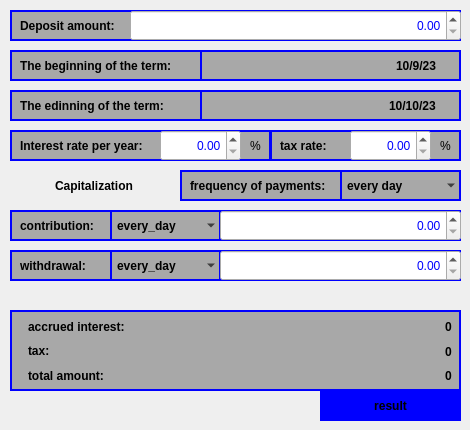
    <widget class="QWidget" name="tab">
     <attribute name="title">
      <string>Deposit Calc</string>
     </attribute>
     <widget class="QLabel" name="deposit_amount_text">
      <property name="geometry">
       <rect>
        <x>10</x>
        <y>10</y>
        <width>451</width>
        <height>31</height>
       </rect>
      </property>
      <property name="styleSheet">
       <string notr="true">QLabel {
    background-color: rgba(0, 0, 0, 0.3); /* Задний план */
    color: palette(WindowText); /* Цвет текста */
    border: 2px solid palette(Link); /* Рамка */
    padding: 5px; /* Отступ внутри QLabel */
    font-family: Arial, sans-serif;
    font-weight: bold; /* Для пожирнения шрифта */
}
</string>
      </property>
      <property name="text">
       <string>Deposit amount:</string>
      </property>
     </widget>
     <widget class="QLabel" name="beginning_of_the_term_text">
      <property name="geometry">
       <rect>
        <x>10</x>
        <y>50</y>
        <width>451</width>
        <height>31</height>
       </rect>
      </property>
      <property name="styleSheet">
       <string notr="true">QLabel {
    background-color: rgba(0, 0, 0, 0.3); /* Задний план */
    color: palette(WindowText); /* Цвет текста */
    border: 2px solid palette(Link); /* Рамка */
    padding: 5px; /* Отступ внутри QLabel */
    font-family: Arial, sans-serif;
    font-weight: bold; /* Для пожирнения шрифта */
}
</string>
      </property>
      <property name="text">
       <string>The beginning of the term:</string>
      </property>
     </widget>
     <widget class="QDateEdit" name="begin_date">
      <property name="geometry">
       <rect>
        <x>200</x>
        <y>50</y>
        <width>261</width>
        <height>31</height>
       </rect>
      </property>
      <property name="layoutDirection">
       <enum>Qt::LeftToRight</enum>
      </property>
      <property name="styleSheet">
       <string notr="true">QDateEdit {
    background-color: rgba(0, 0, 0, 0);
    border: 2px solid palette(Link);
    color: palette(WindowText); /* Цвет текста */
    padding: 5px; /* Отступ внутри QLabel */
    font-family: Arial, sans-serif;
    font-weight: bold; /* Для пожирнения шрифта */
}
 
QDateEdit:hover {
    background-color:  rgba(0, 0, 0, 0);
    border: 2px solid palette(Link);
    color: palette(Link); /* Цвет текста */
    padding: 5px; /* Отступ внутри QLabel */
    font-family: Arial, sans-serif;
    font-weight: bold; /* Для пожирнения шрифта */
}
</string>
      </property>
      <property name="alignment">
       <set>Qt::AlignRight|Qt::AlignTrailing|Qt::AlignVCenter</set>
      </property>
      <property name="dateTime">
       <datetime>
        <hour>0</hour>
        <minute>0</minute>
        <second>0</second>
        <year>2023</year>
        <month>9</month>
        <day>10</day>
       </datetime>
      </property>
      <property name="displayFormat">
       <string>d/M/yy</string>
      </property>
     </widget>
     <widget class="QLabel" name="deposit_interest_rate_text">
      <property name="geometry">
       <rect>
        <x>10</x>
        <y>130</y>
        <width>261</width>
        <height>31</height>
       </rect>
      </property>
      <property name="styleSheet">
       <string notr="true">QLabel {
    background-color: rgba(0, 0, 0, 0.3); /* Задний план */
    color: palette(WindowText); /* Цвет текста */
    border: 2px solid palette(Link); /* Рамка */
    padding: 5px; /* Отступ внутри QLabel */
    font-family: Arial, sans-serif;
    font-weight: bold; /* Для пожирнения шрифта */
}
</string>
      </property>
      <property name="text">
       <string>Interest rate per year:</string>
      </property>
     </widget>
     <widget class="QLabel" name="text_procent_two">
      <property name="geometry">
       <rect>
        <x>250</x>
        <y>130</y>
        <width>21</width>
        <height>31</height>
       </rect>
      </property>
      <property name="styleSheet">
       <string notr="true">QLineEdit {
    background-color: rgba(0, 0, 0, 0);
    border: none;
    color: palette(WindowText); /* Цвет текста */
    padding: 5px; /* Отступ внутри QLabel */
    font-family: Arial, sans-serif;
    font-weight: bold; /* Для пожирнения шрифта */
}</string>
      </property>
      <property name="text">
       <string>%</string>
      </property>
     </widget>
     <widget class="QLabel" name="ending_of_the_term_text">
      <property name="geometry">
       <rect>
        <x>10</x>
        <y>90</y>
        <width>451</width>
        <height>31</height>
       </rect>
      </property>
      <property name="styleSheet">
       <string notr="true">QLabel {
    background-color: rgba(0, 0, 0, 0.3); /* Задний план */
    color: palette(WindowText); /* Цвет текста */
    border: 2px solid palette(Link); /* Рамка */
    padding: 5px; /* Отступ внутри QLabel */
    font-family: Arial, sans-serif;
    font-weight: bold; /* Для пожирнения шрифта */
}
</string>
      </property>
      <property name="text">
       <string>The edinning of the term:</string>
      </property>
     </widget>
     <widget class="QDateEdit" name="ending_date">
      <property name="geometry">
       <rect>
        <x>200</x>
        <y>90</y>
        <width>261</width>
        <height>31</height>
       </rect>
      </property>
      <property name="layoutDirection">
       <enum>Qt::LeftToRight</enum>
      </property>
      <property name="styleSheet">
       <string notr="true">QDateEdit {
    background-color: rgba(0, 0, 0, 0);
    border: 2px solid palette(Link);
    color: palette(WindowText); /* Цвет текста */
    padding: 5px; /* Отступ внутри QLabel */
    font-family: Arial, sans-serif;
    font-weight: bold; /* Для пожирнения шрифта */
}
 
QDateEdit:hover {
    background-color:  rgba(0, 0, 0, 0);
    border: 2px solid palette(Link);
    color: palette(Link); /* Цвет текста */
    padding: 5px; /* Отступ внутри QLabel */
    font-family: Arial, sans-serif;
    font-weight: bold; /* Для пожирнения шрифта */
}
</string>
      </property>
      <property name="alignment">
       <set>Qt::AlignRight|Qt::AlignTrailing|Qt::AlignVCenter</set>
      </property>
      <property name="dateTime">
       <datetime>
        <hour>0</hour>
        <minute>0</minute>
        <second>0</second>
        <year>2023</year>
        <month>10</month>
        <day>10</day>
       </datetime>
      </property>
      <property name="displayFormat">
       <string>d/M/yy</string>
      </property>
     </widget>
     <widget class="QLabel" name="tax_rate_text">
      <property name="geometry">
       <rect>
        <x>270</x>
        <y>130</y>
        <width>191</width>
        <height>31</height>
       </rect>
      </property>
      <property name="styleSheet">
       <string notr="true">QLabel {
    background-color: rgba(0, 0, 0, 0.3); /* Задний план */
    color: palette(WindowText); /* Цвет текста */
    border: 2px solid palette(Link); /* Рамка */
    padding: 5px; /* Отступ внутри QLabel */
    font-family: Arial, sans-serif;
    font-weight: bold; /* Для пожирнения шрифта */
}
</string>
      </property>
      <property name="text">
       <string>tax rate:</string>
      </property>
     </widget>
     <widget class="QLabel" name="text_procent_three">
      <property name="geometry">
       <rect>
        <x>440</x>
        <y>130</y>
        <width>20</width>
        <height>31</height>
       </rect>
      </property>
      <property name="styleSheet">
       <string notr="true">QLineEdit {
    background-color: rgba(0, 0, 0, 0);
    border: none;
    color: palette(WindowText); /* Цвет текста */
    padding: 5px; /* Отступ внутри QLabel */
    font-family: Arial, sans-serif;
    font-weight: bold; /* Для пожирнения шрифта */
}</string>
      </property>
      <property name="text">
       <string>%</string>
      </property>
     </widget>
     <widget class="QCheckBox" name="capitalization">
      <property name="geometry">
       <rect>
        <x>30</x>
        <y>170</y>
        <width>151</width>
        <height>31</height>
       </rect>
      </property>
      <property name="styleSheet">
       <string notr="true">QCheckBox {
    background-color: rgba(0, 0, 0, 0);
    border: none;
    color: palette(WindowText); /* Цвет текста */
    padding: 5px; /* Отступ внутри QLabel */
    font-family: Arial, sans-serif;
    font-weight: bold; /* Для пожирнения шрифта */
}</string>
      </property>
      <property name="text">
       <string>Capitalization</string>
      </property>
     </widget>
     <widget class="QLabel" name="deposit_text">
      <property name="geometry">
       <rect>
        <x>10</x>
        <y>210</y>
        <width>451</width>
        <height>31</height>
       </rect>
      </property>
      <property name="styleSheet">
       <string notr="true">QLabel {
    background-color: rgba(0, 0, 0, 0.3); /* Задний план */
    color: palette(WindowText); /* Цвет текста */
    border: 2px solid palette(Link); /* Рамка */
    padding: 5px; /* Отступ внутри QLabel */
    font-family: Arial, sans-serif;
    font-weight: bold; /* Для пожирнения шрифта */
}
</string>
      </property>
      <property name="text">
       <string>contribution:</string>
      </property>
     </widget>
     <widget class="QLabel" name="withdrawal_text">
      <property name="geometry">
       <rect>
        <x>10</x>
        <y>250</y>
        <width>451</width>
        <height>31</height>
       </rect>
      </property>
      <property name="styleSheet">
       <string notr="true">QLabel {
    background-color: rgba(0, 0, 0, 0.3); /* Задний план */
    color: palette(WindowText); /* Цвет текста */
    border: 2px solid palette(Link); /* Рамка */
    padding: 5px; /* Отступ внутри QLabel */
    font-family: Arial, sans-serif;
    font-weight: bold; /* Для пожирнения шрифта */
}
</string>
      </property>
      <property name="text">
       <string>withdrawal:</string>
      </property>
     </widget>
     <widget class="QComboBox" name="deposit_mode">
      <property name="geometry">
       <rect>
        <x>110</x>
        <y>210</y>
        <width>111</width>
        <height>31</height>
       </rect>
      </property>
      <property name="layoutDirection">
       <enum>Qt::LeftToRight</enum>
      </property>
      <property name="styleSheet">
       <string notr="true">QComboBox {
    background-color: rgba(0, 0, 0, 0);
    border: 2px solid palette(Link);
    color: palette(WindowText); /* Цвет текста */
    padding: 5px; /* Отступ внутри QLabel */
    font-family: Arial, sans-serif;
    font-weight: bold; /* Для пожирнения шрифта */
}
 
QComboBox:hover {
    background-color:  rgba(0, 0, 0, 0);
    border: 2px solid palette(Link);
    color: palette(Link); /* Цвет текста */
    padding: 5px; /* Отступ внутри QLabel */
    font-family: Arial, sans-serif;
    font-weight: bold; /* Для пожирнения шрифта */
}
</string>
      </property>
      <item>
       <property name="text">
        <string>every_day</string>
       </property>
      </item>
      <item>
       <property name="text">
        <string>every month</string>
       </property>
      </item>
      <item>
       <property name="text">
        <string>quarter of a year</string>
       </property>
      </item>
      <item>
       <property name="text">
        <string>every six months</string>
       </property>
      </item>
      <item>
       <property name="text">
        <string>once a year</string>
       </property>
      </item>
     </widget>
     <widget class="QComboBox" name="withdrawal_mode">
      <property name="geometry">
       <rect>
        <x>110</x>
        <y>250</y>
        <width>111</width>
        <height>31</height>
       </rect>
      </property>
      <property name="layoutDirection">
       <enum>Qt::LeftToRight</enum>
      </property>
      <property name="styleSheet">
       <string notr="true">QComboBox {
    background-color: rgba(0, 0, 0, 0);
    border: 2px solid palette(Link);
    color: palette(WindowText); /* Цвет текста */
    padding: 5px; /* Отступ внутри QLabel */
    font-family: Arial, sans-serif;
    font-weight: bold; /* Для пожирнения шрифта */
}
 
QComboBox:hover {
    background-color:  rgba(0, 0, 0, 0);
    border: 2px solid palette(Link);
    color: palette(Link); /* Цвет текста */
    padding: 5px; /* Отступ внутри QLabel */
    font-family: Arial, sans-serif;
    font-weight: bold; /* Для пожирнения шрифта */
}
</string>
      </property>
      <item>
       <property name="text">
        <string>every_day</string>
       </property>
      </item>
      <item>
       <property name="text">
        <string>every month</string>
       </property>
      </item>
      <item>
       <property name="text">
        <string>quarter of a year</string>
       </property>
      </item>
      <item>
       <property name="text">
        <string>every six months</string>
       </property>
      </item>
      <item>
       <property name="text">
        <string>once a year</string>
       </property>
      </item>
     </widget>
     <widget class="QLabel" name="interest_rate_8">
      <property name="geometry">
       <rect>
        <x>10</x>
        <y>310</y>
        <width>451</width>
        <height>81</height>
       </rect>
      </property>
      <property name="styleSheet">
       <string notr="true">QLabel {
    background-color: rgba(0, 0, 0, 0.3); /* Задний план */
    color: palette(WindowText); /* Цвет текста */
    border: 2px solid palette(Link); /* Рамка */
    padding: 5px; /* Отступ внутри QLabel */
    font-family: Arial, sans-serif;
    font-weight: bold; /* Для пожирнения шрифта */
}
</string>
      </property>
      <property name="text">
       <string notr="true"/>
      </property>
      <property name="alignment">
       <set>Qt::AlignLeading|Qt::AlignLeft|Qt::AlignTop</set>
      </property>
     </widget>
     <widget class="QLabel" name="tax_text">
      <property name="geometry">
       <rect>
        <x>20</x>
        <y>340</y>
        <width>131</width>
        <height>21</height>
       </rect>
      </property>
      <property name="font">
       <font>
        <family>Arial</family>
        <bold>true</bold>
       </font>
      </property>
      <property name="styleSheet">
       <string notr="true">QLabel {
    background-color: rgba(0, 0, 0, 0);
    border: none;
    color: palette(WindowText); /* Цвет текста */
    padding: 5px; /* Отступ внутри QLabel */
    font-family: Arial, sans-serif;
    font-weight: bold; /* Для пожирнения шрифта */
}

</string>
      </property>
      <property name="text">
       <string>tax:</string>
      </property>
     </widget>
     <widget class="QLabel" name="total_amount_text">
      <property name="geometry">
       <rect>
        <x>20</x>
        <y>360</y>
        <width>111</width>
        <height>31</height>
       </rect>
      </property>
      <property name="font">
       <font>
        <family>Arial</family>
        <bold>true</bold>
       </font>
      </property>
      <property name="styleSheet">
       <string notr="true">QLabel {
    background-color: rgba(0, 0, 0, 0);
    border: none;
    color: palette(WindowText); /* Цвет текста */
    padding: 5px; /* Отступ внутри QLabel */
    font-family: Arial, sans-serif;
    font-weight: bold; /* Для пожирнения шрифта */
}

</string>
      </property>
      <property name="text">
       <string>total amount:</string>
      </property>
     </widget>
     <widget class="QLabel" name="accrued_interest_text">
      <property name="geometry">
       <rect>
        <x>20</x>
        <y>311</y>
        <width>131</width>
        <height>31</height>
       </rect>
      </property>
      <property name="font">
       <font>
        <family>Arial</family>
        <bold>true</bold>
       </font>
      </property>
      <property name="styleSheet">
       <string notr="true">QLabel {
    background-color: rgba(0, 0, 0, 0);
    border: none;
    color: palette(WindowText); /* Цвет текста */
    padding: 5px; /* Отступ внутри QLabel */
    font-family: Arial, sans-serif;
    font-weight: bold; /* Для пожирнения шрифта */
}

</string>
      </property>
      <property name="text">
       <string>accrued interest:</string>
      </property>
     </widget>
     <widget class="QLineEdit" name="accrued_interest_result">
      <property name="geometry">
       <rect>
        <x>140</x>
        <y>311</y>
        <width>321</width>
        <height>31</height>
       </rect>
      </property>
      <property name="styleSheet">
       <string notr="true">QLineEdit {
    background-color: rgba(0, 0, 0, 0);
    border: none;
    color: palette(WindowText); /* Цвет текста */
    padding: 5px; /* Отступ внутри QLabel */
    font-family: Arial, sans-serif;
    font-weight: bold; /* Для пожирнения шрифта */
}

QLineEdit:hover {
    background-color: rgba(0, 0, 0, 0);
    border: none;
    color: palette(Link); /* Цвет текста */
    padding: 5px; /* Отступ внутри QLabel */
    font-family: Arial, sans-serif;
    font-weight: bold; /* Для пожирнения шрифта */
}</string>
      </property>
      <property name="text">
       <string>0</string>
      </property>
      <property name="alignment">
       <set>Qt::AlignRight|Qt::AlignTrailing|Qt::AlignVCenter</set>
      </property>
     </widget>
     <widget class="QLineEdit" name="tax_result">
      <property name="geometry">
       <rect>
        <x>130</x>
        <y>341</y>
        <width>331</width>
        <height>20</height>
       </rect>
      </property>
      <property name="styleSheet">
       <string notr="true">QLineEdit {
    background-color: rgba(0, 0, 0, 0);
    border: none;
    color: palette(WindowText); /* Цвет текста */
    padding: 5px; /* Отступ внутри QLabel */
    font-family: Arial, sans-serif;
    font-weight: bold; /* Для пожирнения шрифта */
}

QLineEdit:hover {
    background-color: rgba(0, 0, 0, 0);
    border: none;
    color: palette(Link); /* Цвет текста */
    padding: 5px; /* Отступ внутри QLabel */
    font-family: Arial, sans-serif;
    font-weight: bold; /* Для пожирнения шрифта */
}</string>
      </property>
      <property name="text">
       <string>0</string>
      </property>
      <property name="alignment">
       <set>Qt::AlignRight|Qt::AlignTrailing|Qt::AlignVCenter</set>
      </property>
     </widget>
     <widget class="QLineEdit" name="total_amount_result">
      <property name="geometry">
       <rect>
        <x>120</x>
        <y>360</y>
        <width>341</width>
        <height>31</height>
       </rect>
      </property>
      <property name="styleSheet">
       <string notr="true">QLineEdit {
    background-color: rgba(0, 0, 0, 0);
    border: none;
    color: palette(WindowText); /* Цвет текста */
    padding: 5px; /* Отступ внутри QLabel */
    font-family: Arial, sans-serif;
    font-weight: bold; /* Для пожирнения шрифта */
}

QLineEdit:hover {
    background-color: rgba(0, 0, 0, 0);
    border: none;
    color: palette(Link); /* Цвет текста */
    padding: 5px; /* Отступ внутри QLabel */
    font-family: Arial, sans-serif;
    font-weight: bold; /* Для пожирнения шрифта */
}</string>
      </property>
      <property name="text">
       <string>0</string>
      </property>
      <property name="alignment">
       <set>Qt::AlignRight|Qt::AlignTrailing|Qt::AlignVCenter</set>
      </property>
     </widget>
     <widget class="QPushButton" name="deposit_result">
      <property name="geometry">
       <rect>
        <x>320</x>
        <y>390</y>
        <width>141</width>
        <height>31</height>
       </rect>
      </property>
      <property name="styleSheet">
       <string notr="true">QPushButton {
 background-color: palette(Link); /* Задний план */
    color: palette(WindowText); /* Цвет текста */
    border: 2px solid palette(Link);
    padding: 5px;
   font-family: Arial, sans-serif;
    font-weight: bold; /* Для пожирнения шрифта */
}

/* При наведении на кнопку */
QPushButton:hover {
    background-color: palette(button);
    color: palette(link);
    border: 2px solid palette(Link); /* Бледная обводка */
}

/* При нажатии на кнопку */
QPushButton:pressed {
    background-color: palette(button);
    color: palette(link);
    border: 2px solid palette(mid); /* Бледная обводка */
    border-top: 4px solid palette(link); /* Добавляем верхнюю границу */
    border-right: 4px solid palette(link);
    border-left: 4px solid palette(link);
    border-bottom: 4px solid palette(link);
}

/* Убираем фокусовку (при клике не будет выделяться синяя рамка) */
QPushButton:focus {
    outline: none;
}</string>
      </property>
      <property name="text">
       <string>result</string>
      </property>
      <property name="shortcut">
       <string>Shift+Backspace</string>
      </property>
     </widget>
     <widget class="QLabel" name="frequenc_of_payments_text">
      <property name="geometry">
       <rect>
        <x>180</x>
        <y>170</y>
        <width>281</width>
        <height>31</height>
       </rect>
      </property>
      <property name="styleSheet">
       <string notr="true">QLabel {
    background-color: rgba(0, 0, 0, 0.3); /* Задний план */
    color: palette(WindowText); /* Цвет текста */
    border: 2px solid palette(Link); /* Рамка */
    padding: 5px; /* Отступ внутри QLabel */
    font-family: Arial, sans-serif;
    font-weight: bold; /* Для пожирнения шрифта */
}
</string>
      </property>
      <property name="text">
       <string>frequency of payments: </string>
      </property>
     </widget>
     <widget class="QComboBox" name="frequenct_mode">
      <property name="geometry">
       <rect>
        <x>340</x>
        <y>170</y>
        <width>121</width>
        <height>31</height>
       </rect>
      </property>
      <property name="layoutDirection">
       <enum>Qt::LeftToRight</enum>
      </property>
      <property name="styleSheet">
       <string notr="true">QComboBox {
    background-color: rgba(0, 0, 0, 0);
    border: 2px solid palette(Link);
    color: palette(WindowText); /* Цвет текста */
    padding: 5px; /* Отступ внутри QLabel */
    font-family: Arial, sans-serif;
    font-weight: bold; /* Для пожирнения шрифта */
}
 
QComboBox:hover {
    background-color:  rgba(0, 0, 0, 0);
    border: 2px solid palette(Link);
    color: palette(Link); /* Цвет текста */
    padding: 5px; /* Отступ внутри QLabel */
    font-family: Arial, sans-serif;
    font-weight: bold; /* Для пожирнения шрифта */
}
</string>
      </property>
      <item>
       <property name="text">
        <string>every day</string>
       </property>
      </item>
      <item>
       <property name="text">
        <string>every month</string>
       </property>
      </item>
      <item>
       <property name="text">
        <string>quarter of a year</string>
       </property>
      </item>
      <item>
       <property name="text">
        <string>every six months</string>
       </property>
      </item>
      <item>
       <property name="text">
        <string>once a year</string>
       </property>
      </item>
     </widget>
     <widget class="QDoubleSpinBox" name="deposit_amount_value">
      <property name="geometry">
       <rect>
        <x>130</x>
        <y>10</y>
        <width>331</width>
        <height>31</height>
       </rect>
      </property>
      <property name="styleSheet">
       <string notr="true">QDubleSpinBox {
   background-color: rgba(0, 0, 0, 0.2); /* Задний план */
    color: palette(WindowText); /* Цвет текста */
    border: 2px solid palette(Link);
    padding: 5px;
   font-family: Arial, sans-serif;
    font-weight: bold; /* Для пожирнения шрифта */
}

/* При наведении на кнопку */
QDoubleSpinBox:hover {
    background-color: palette(button);
    color: palette(link);
    border: 2px solid palette(Link); /* Бледная обводка */
}

/* При нажатии на кнопку */
QDoubleSpinBox:pressed {
    background-color: palette(button);
    color: palette(link);
    border: 2px solid palette(mid); /* Бледная обводка */
    border-top: 4px solid palette(link); /* Добавляем верхнюю границу */
    border-right: 4px solid palette(link);
    border-left: 4px solid palette(link);
    border-bottom: 4px solid palette(link);
}

/* Убираем фокусовку (при клике не будет выделяться синяя рамка) */
QDoubleSpinBox:focus {
    outline: none;
}</string>
      </property>
      <property name="alignment">
       <set>Qt::AlignRight|Qt::AlignTrailing|Qt::AlignVCenter</set>
      </property>
      <property name="decimals">
       <number>2</number>
      </property>
      <property name="minimum">
       <double>0.000000000000000</double>
      </property>
      <property name="maximum">
       <double>100000000000.000000000000000</double>
      </property>
      <property name="value">
       <double>0.000000000000000</double>
      </property>
     </widget>
     <widget class="QDoubleSpinBox" name="deposit_interest_rate">
      <property name="geometry">
       <rect>
        <x>160</x>
        <y>130</y>
        <width>81</width>
        <height>31</height>
       </rect>
      </property>
      <property name="styleSheet">
       <string notr="true">QDubleSpinBox {
   background-color: rgba(0, 0, 0, 0.2); /* Задний план */
    color: palette(WindowText); /* Цвет текста */
    border: 2px solid palette(Link);
    padding: 5px;
   font-family: Arial, sans-serif;
    font-weight: bold; /* Для пожирнения шрифта */
}

/* При наведении на кнопку */
QDoubleSpinBox:hover {
    background-color: palette(button);
    color: palette(link);
    border: 2px solid palette(Link); /* Бледная обводка */
}

/* При нажатии на кнопку */
QDoubleSpinBox:pressed {
    background-color: palette(button);
    color: palette(link);
    border: 2px solid palette(mid); /* Бледная обводка */
    border-top: 4px solid palette(link); /* Добавляем верхнюю границу */
    border-right: 4px solid palette(link);
    border-left: 4px solid palette(link);
    border-bottom: 4px solid palette(link);
}

/* Убираем фокусовку (при клике не будет выделяться синяя рамка) */
QDoubleSpinBox:focus {
    outline: none;
}</string>
      </property>
      <property name="alignment">
       <set>Qt::AlignRight|Qt::AlignTrailing|Qt::AlignVCenter</set>
      </property>
      <property name="decimals">
       <number>2</number>
      </property>
      <property name="minimum">
       <double>0.000000000000000</double>
      </property>
      <property name="maximum">
       <double>100.000000000000000</double>
      </property>
      <property name="value">
       <double>0.000000000000000</double>
      </property>
     </widget>
     <widget class="QDoubleSpinBox" name="deposit_tax_rate">
      <property name="geometry">
       <rect>
        <x>350</x>
        <y>130</y>
        <width>81</width>
        <height>31</height>
       </rect>
      </property>
      <property name="styleSheet">
       <string notr="true">QDubleSpinBox {
   background-color: rgba(0, 0, 0, 0.2); /* Задний план */
    color: palette(WindowText); /* Цвет текста */
    border: 2px solid palette(Link);
    padding: 5px;
   font-family: Arial, sans-serif;
    font-weight: bold; /* Для пожирнения шрифта */
}

/* При наведении на кнопку */
QDoubleSpinBox:hover {
    background-color: palette(button);
    color: palette(link);
    border: 2px solid palette(Link); /* Бледная обводка */
}

/* При нажатии на кнопку */
QDoubleSpinBox:pressed {
    background-color: palette(button);
    color: palette(link);
    border: 2px solid palette(mid); /* Бледная обводка */
    border-top: 4px solid palette(link); /* Добавляем верхнюю границу */
    border-right: 4px solid palette(link);
    border-left: 4px solid palette(link);
    border-bottom: 4px solid palette(link);
}

/* Убираем фокусовку (при клике не будет выделяться синяя рамка) */
QDoubleSpinBox:focus {
    outline: none;
}</string>
      </property>
      <property name="alignment">
       <set>Qt::AlignRight|Qt::AlignTrailing|Qt::AlignVCenter</set>
      </property>
      <property name="decimals">
       <number>2</number>
      </property>
      <property name="minimum">
       <double>0.000000000000000</double>
      </property>
      <property name="maximum">
       <double>100.000000000000000</double>
      </property>
      <property name="value">
       <double>0.000000000000000</double>
      </property>
     </widget>
     <widget class="QDoubleSpinBox" name="deposit_value">
      <property name="geometry">
       <rect>
        <x>220</x>
        <y>210</y>
        <width>241</width>
        <height>31</height>
       </rect>
      </property>
      <property name="styleSheet">
       <string notr="true">QDubleSpinBox {
   background-color: rgba(0, 0, 0, 0.2); /* Задний план */
    color: palette(WindowText); /* Цвет текста */
    border: 2px solid palette(Link);
    padding: 5px;
   font-family: Arial, sans-serif;
    font-weight: bold; /* Для пожирнения шрифта */
}

/* При наведении на кнопку */
QDoubleSpinBox:hover {
    background-color: palette(button);
    color: palette(link);
    border: 2px solid palette(Link); /* Бледная обводка */
}

/* При нажатии на кнопку */
QDoubleSpinBox:pressed {
    background-color: palette(button);
    color: palette(link);
    border: 2px solid palette(mid); /* Бледная обводка */
    border-top: 4px solid palette(link); /* Добавляем верхнюю границу */
    border-right: 4px solid palette(link);
    border-left: 4px solid palette(link);
    border-bottom: 4px solid palette(link);
}

/* Убираем фокусовку (при клике не будет выделяться синяя рамка) */
QDoubleSpinBox:focus {
    outline: none;
}</string>
      </property>
      <property name="alignment">
       <set>Qt::AlignRight|Qt::AlignTrailing|Qt::AlignVCenter</set>
      </property>
      <property name="decimals">
       <number>2</number>
      </property>
      <property name="minimum">
       <double>0.000000000000000</double>
      </property>
      <property name="maximum">
       <double>100000000000.000000000000000</double>
      </property>
      <property name="value">
       <double>0.000000000000000</double>
      </property>
     </widget>
     <widget class="QDoubleSpinBox" name="deposit_withdrawal">
      <property name="geometry">
       <rect>
        <x>220</x>
        <y>250</y>
        <width>241</width>
        <height>31</height>
       </rect>
      </property>
      <property name="styleSheet">
       <string notr="true">QDubleSpinBox {
   background-color: rgba(0, 0, 0, 0.2); /* Задний план */
    color: palette(WindowText); /* Цвет текста */
    border: 2px solid palette(Link);
    padding: 5px;
   font-family: Arial, sans-serif;
    font-weight: bold; /* Для пожирнения шрифта */
}

/* При наведении на кнопку */
QDoubleSpinBox:hover {
    background-color: palette(button);
    color: palette(link);
    border: 2px solid palette(Link); /* Бледная обводка */
}

/* При нажатии на кнопку */
QDoubleSpinBox:pressed {
    background-color: palette(button);
    color: palette(link);
    border: 2px solid palette(mid); /* Бледная обводка */
    border-top: 4px solid palette(link); /* Добавляем верхнюю границу */
    border-right: 4px solid palette(link);
    border-left: 4px solid palette(link);
    border-bottom: 4px solid palette(link);
}

/* Убираем фокусовку (при клике не будет выделяться синяя рамка) */
QDoubleSpinBox:focus {
    outline: none;
}</string>
      </property>
      <property name="alignment">
       <set>Qt::AlignRight|Qt::AlignTrailing|Qt::AlignVCenter</set>
      </property>
      <property name="decimals">
       <number>2</number>
      </property>
      <property name="minimum">
       <double>0.000000000000000</double>
      </property>
      <property name="maximum">
       <double>100000000000.000000000000000</double>
      </property>
      <property name="value">
       <double>0.000000000000000</double>
      </property>
     </widget>
    </widget>
